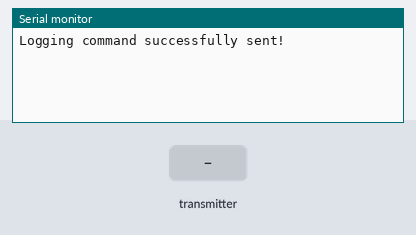
A sketch run on a simulated ESP32. Shown: the last lines printed to the serial monitor. The inputs (shaded band) are chosen by the test bench.

Above: at 1.2 s.
1.3 s: the transmitter starts sending rpm = 0
At 1.7 s:
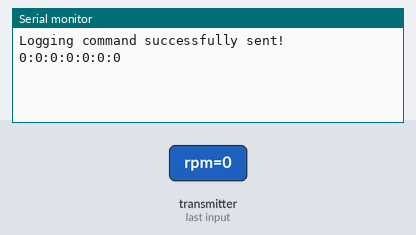
3.3 s: the transmitter starts sending voltage = 1024
At 3.7 s:
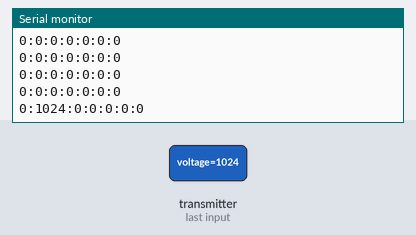
4.8 s: the transmitter starts sending current = 1024
At 5.2 s:
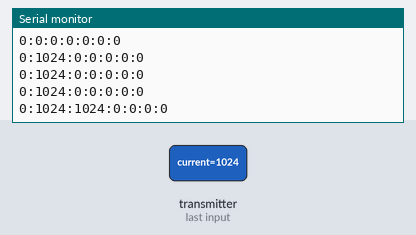
6.3 s: the transmitter starts sending input = 1024
At 6.61 s:
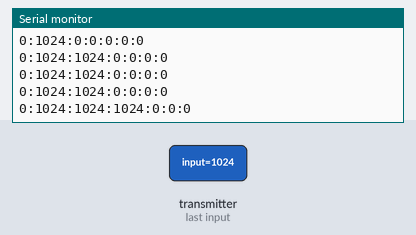
7.8 s: the transmitter starts sending motorpwm = 1024
At 8.2 s:
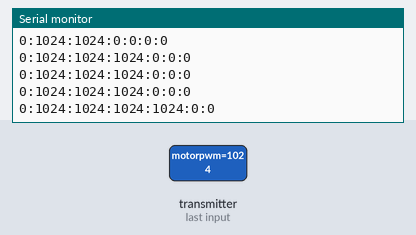
9.3 s: the transmitter starts sending elapsedtime = 1024
At 9.61 s:
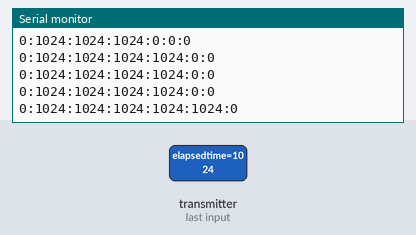

The sketch:

Lizard_Logger.ino
```cpp
/*
  This code is developed for Lizard, an open source RC car. This code runs on the data logger (optional additional receiver to collect telemetry data).
  The code was designed in Arduino IDE for an ESP32 microcontroller (ESP32-WROOM-32U; 38 pin version of NodeMCU developer board)
*/

/*
  IMPORTANT: This code is written for esp32 boards manager version 2 (tested successfully with esp32 2.0.17).
  It does not work with 3.x.x versions of Espressif Systems' esp32 boards managers (see also https://docs.espressif.com/projects/arduino-esp32/en/latest/migration_guides/2.x_to_3.0.html).
*/

#include <WiFi.h> //library for wireless communication
#include <esp_now.h> //library for bidirectional wireless communication between two ESP32
#include <esp_wifi.h> //needed to adjust the MAC address

//adjust protocol and channel of the WiFi connection manually here - must match the car's settings!
int protocol = 3; //protocols: 0 -> 802.11B; 1 -> 802.11BG; 2 -> 802.11BGN; 3 -> 802.11LR
int channel  = 8; //possible channels: 1-13

//global variables
bool newdata = false;
bool newconn = false;
bool resend = true;
int timer = 0;

//ESP-NOW setup
/*
  Rui Santos & Sara Santos - Random Nerd Tutorials
  Complete project details at https://RandomNerdTutorials.com/esp-now-two-way-communication-esp32/
  Permission is hereby granted, free of charge, to any person obtaining a copy of this software and associated documentation files.
  The above copyright notice and this permission notice shall be included in all copies or substantial portions of the Software.
*/

uint8_t FirstMAC[] = {0xBE, 0xA0, 0xBE, 0xEF, 0xFE, 0xED}; //we will set this MAC address for the car
uint8_t SecondMAC[] = {0xB0, 0xAD, 0xBE, 0xEF, 0xFE, 0xED}; //we will set this MAC address for the remote control
uint8_t ThirdMAC[] = {0xBE, 0xAE, 0xBE, 0xEF, 0xFE, 0xED}; //we will set this MAC address for the logging ESP32
uint8_t broadMAC[] = {0xFF, 0xFF, 0xFF, 0xFF, 0xFF, 0xFF}; //using this MAC address as a receiver means broadcasting (no confirmation from receiver)

//Structure to send data; must match the receiver structure of the car!
typedef struct send_message {
  bool logging;
} send_message;

// Create a structured object
send_message outgoing;

//Structure to receive data; must match the sender structure of the car!
typedef struct receive_message {
  int rpm;
  int voltage;
  int current;
  int input;
  int motorpwm;
  int elapsedtime;
  int motor;
} receive_message;

receive_message incoming;

// Callback when data is sent
void OnDataSent(const uint8_t *mac_addr, esp_now_send_status_t status) {
    if (status == ESP_NOW_SEND_SUCCESS){
      Serial.println("Logging command successfully sent!");
      resend = false;
    }else{
      Serial.println("No connection found!");
    }
}

// Callback when data is received
void OnDataRecv(const uint8_t * mac, const uint8_t *incomingData, int len) {
  if (len==28){
  bool sendercheck = true;
  for (int i = 0; i< 6; i++){
    if (mac[i] != FirstMAC[i]){
      sendercheck = false;
      break;
    }
  }
    memcpy(&incoming, incomingData, sizeof(incoming));
    newdata = true;
  }
}
esp_now_peer_info_t peerInfo; //make sure that the ESP-NOW lines are in the exact same order as in this sketch. Otherwise, there may be malfunctions.

void setup() {

  Serial.begin(115200);

  // Activate ESP-NOW
  WiFi.mode(WIFI_STA); //Set device as a Wi-Fi Station
  esp_wifi_set_mac(WIFI_IF_STA, ThirdMAC); //Overwrite hardware MAC with this new MAC address
  if (protocol==0){
    esp_wifi_set_protocol(WIFI_IF_STA, WIFI_PROTOCOL_11B); //the long range WiFI protocol should theoretically improve the max. distance of the wireless connection (not verified)
  }else if(protocol==1){
    esp_wifi_set_protocol(WIFI_IF_STA, WIFI_PROTOCOL_11B|WIFI_PROTOCOL_11G);
  }else if(protocol==2){
    esp_wifi_set_protocol(WIFI_IF_STA, WIFI_PROTOCOL_11B|WIFI_PROTOCOL_11G|WIFI_PROTOCOL_11N);
  }else if(protocol==3){
    esp_wifi_set_protocol(WIFI_IF_STA, WIFI_PROTOCOL_LR);
  }
  esp_wifi_set_protocol(WIFI_IF_STA, WIFI_PROTOCOL_LR);
  esp_now_init(); // Initialize ESP-NOW

  esp_wifi_set_promiscuous(true); //set the desired WiFi channel
  esp_wifi_set_channel(channel, WIFI_SECOND_CHAN_NONE);
  esp_wifi_set_promiscuous(false);
  peerInfo.channel = channel;
  peerInfo.encrypt = false;

  // Register peer
  memcpy(peerInfo.peer_addr, FirstMAC, 6); //enter the MAC address of the car here
  esp_now_add_peer(&peerInfo); // Add peer

  esp_now_register_send_cb(OnDataSent);

  // Register for a callback function that will be called when data is received
  esp_now_register_recv_cb(esp_now_recv_cb_t(OnDataRecv));

  timer = millis();

  outgoing.logging=true;
}

void loop() {

  if (resend&&millis()>timer+1000){ //tell the car that it should send its data to the logger (sent repeatedly until connection is found)
    esp_now_send(FirstMAC, (uint8_t *) &outgoing, sizeof(outgoing));
    timer = millis();
  }

  if(newdata){ //as soon as a new data packet arrives, it is printed to the serial connection
    serialOutput();
    newdata = false;
  }

}

void serialOutput(){ //this function writes telemetry data of the car to the serial connection; each package is sent as one line; variables are separated by colons
  Serial.print(incoming.rpm); //speed given in motor rpm
  Serial.print(":");
  Serial.print(incoming.voltage); //battery voltage analog value - conversion formula provided in the RC's sketch
  Serial.print(":");
  Serial.print(incoming.current); //current draw analog value - conversion formula provided in the RC's sketch
  Serial.print(":");
  Serial.print(incoming.input); //throttle input value - between -64 (max speed reverse) and 255 (max speed forward)
  Serial.print(":");
  Serial.print(incoming.motorpwm); //motor PWM duty cycle - between 0 and 255
  Serial.print(":");
  Serial.print(incoming.elapsedtime); //runtime in ms
  Serial.print(":");
  Serial.println(incoming.motor); //motor controller: 0 - open loop PWM; 1 - closed loop speed; 2 - closed loop torque
}
```

Measured:
- after the input at 1.3 s, the serial monitor: prints a new line at once (image 1)
- after the input at 3.3 s, the serial monitor: prints a new line at once (image 2)
- after the input at 4.8 s, the serial monitor: prints a new line at once (image 3)
- after the input at 6.3 s, the serial monitor: prints a new line at once (image 4)
- after the input at 7.8 s, the serial monitor: prints a new line at once (image 5)
- after the input at 9.3 s, the serial monitor: prints a new line at once (image 6)
